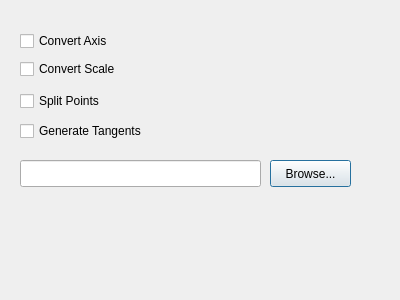
<?xml version="1.0" encoding="UTF-8"?>
<ui version="4.0">
 <class>MeshImport</class>
 <widget class="QDialog" name="MeshImport">
  <property name="geometry">
   <rect>
    <x>0</x>
    <y>0</y>
    <width>400</width>
    <height>300</height>
   </rect>
  </property>
  <property name="windowTitle">
   <string>MeshImport</string>
  </property>
  <widget class="QCheckBox" name="checkBox">
   <property name="geometry">
    <rect>
     <x>20</x>
     <y>30</y>
     <width>241</width>
     <height>22</height>
    </rect>
   </property>
   <property name="text">
    <string>Convert Axis</string>
   </property>
  </widget>
  <widget class="QCheckBox" name="checkBox_2">
   <property name="geometry">
    <rect>
     <x>20</x>
     <y>58</y>
     <width>241</width>
     <height>22</height>
    </rect>
   </property>
   <property name="text">
    <string>Convert Scale</string>
   </property>
  </widget>
  <widget class="QLineEdit" name="lineEdit">
   <property name="geometry">
    <rect>
     <x>20</x>
     <y>160</y>
     <width>241</width>
     <height>27</height>
    </rect>
   </property>
  </widget>
  <widget class="QPushButton" name="pushButton">
   <property name="geometry">
    <rect>
     <x>270</x>
     <y>160</y>
     <width>81</width>
     <height>27</height>
    </rect>
   </property>
   <property name="text">
    <string>Browse...</string>
   </property>
  </widget>
  <widget class="QCheckBox" name="checkBox_3">
   <property name="geometry">
    <rect>
     <x>20</x>
     <y>90</y>
     <width>101</width>
     <height>22</height>
    </rect>
   </property>
   <property name="text">
    <string>Split Points</string>
   </property>
  </widget>
  <widget class="QCheckBox" name="checkBox_4">
   <property name="geometry">
    <rect>
     <x>20</x>
     <y>120</y>
     <width>151</width>
     <height>22</height>
    </rect>
   </property>
   <property name="text">
    <string>Generate Tangents</string>
   </property>
  </widget>
 </widget>
 <resources/>
 <connections/>
</ui>
